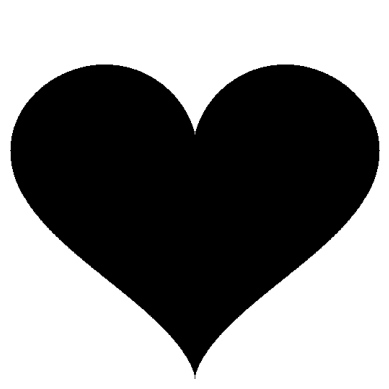
#> input picture heart.png, 389 x 389 px
$ jupyter execute lab3.3.x.ipynb
#> lines starting #> are read from the running program, lines starting #| are printed output that depends on the picture
[cell 1]
from PIL import Image
import matplotlib.pyplot as plt
import numpy as np
from PIL import ImageFilter
import math

# Load the image and convert to Grayscale (L) for clearer understanding of intensity transformations
original_img = Image.open("heart.png").convert('L')
print("Image loaded.")

def show_comparison(img_original, img_transformed, title_transformed):
    plt.figure(figsize=(15, 5))

    # Original
    plt.subplot(1, 3, 2)
    plt.imshow(img_original, cmap='gray', vmin=0, vmax=255)
    plt.title("Original Image")
    plt.axis('off')

    # Transformed
    plt.subplot(1, 3, 3)
    plt.imshow(img_transformed, cmap='gray', vmin=0, vmax=255)
    plt.title(title_transformed)
    plt.axis('off')

    plt.show()

def equalize_histogram(img):
    histogram = img.histogram()
    total_pixels = sum(histogram)

    # 2. Calculate the Cumulative Distribution Function (CDF) and create LUT
    # We perform a cumulative sum and normalize it immediately to 0-255
    equalization_lut = []
    cumulative_sum = 0

    for count in histogram:
        cumulative_sum += count
        s = (cumulative_sum / total_pixels) * 255
        equalization_lut.append(int(s))

    # 3. Apply the LUT
    equalized_img = img.point(equalization_lut)
    return equalized_img

[cell 2]
# --- PARAMETERS TO PLAY WITH ---
size = (3, 3) # Grid dimensions (width, height). Try (5, 5) for stronger blur.

# A Box filter uses all 1s.
# We must create a list with length = width * height.
weights = [1] * (size[0] * size[1])

# We must divide the sum by the number of pixels to average them (Normalization).
scale = sum(weights)
# -------------------------------

# 1. Define the Kernel
# size: tuple of dimensions
# kernel: flat list of weights
# scale: divides the result (essential for averaging!)
# offset: adds to the result (usually 0)
box_kernel = ImageFilter.Kernel(size, weights, scale=scale, offset=0)

# 2. Apply the Kernel
interations = 100  # Number of times to apply the filter
box_blurred_img = original_img.filter(box_kernel)
for _ in range(interations):
    box_blurred_img = box_blurred_img.filter(box_kernel)
#> this loop made 100 passes
#> pass 1, `box_blurred_img = box_blurred_img.filter(box_kernel)`:
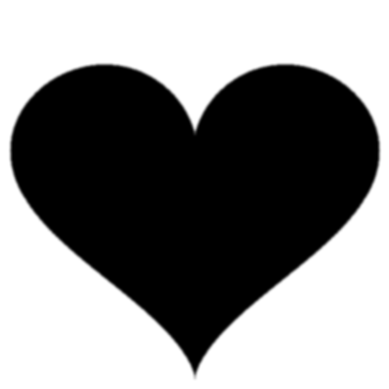
#> box_blurred_img: PIL image 389x389 L; min 0, max 255, mean 135.6
#> after the loop:
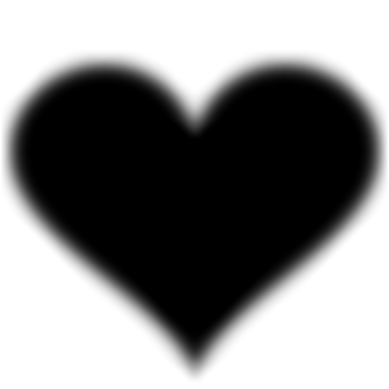
#> box_blurred_img: PIL image 389x389 L; min 0, max 255, mean 136

# 3. Visualize
show_comparison(original_img, box_blurred_img, f"Box Blur {size}")
#> in show_comparison, `plt.show()`:
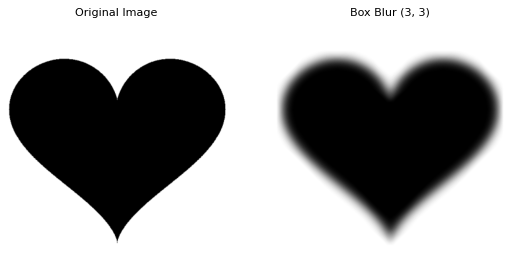
#> figure drawn by matplotlib, 2 panels

[cell 3]
# --- PARAMETERS TO PLAY WITH ---
# This is a fixed 3x3 Gaussian approximation.
# Try changing the center '4' to '8' (and update scale total) -> less blur.
# Try changing the center '4' to '1' -> heavy blur.
# -------------------------------

# 1. Define the weights
# Note: The sum of these weights is 1 + 2 + 1 + 2 + 4 + 2 + 1 + 2 + 1 = 16
gaussian_weights = [
    1, 2, 1,
    2, 4, 2,
    1, 2, 1
]

# We divide by the sum (16) to maintain image brightness.
scale = sum(gaussian_weights)

# 2. Define the Kernel
gaussian_kernel = ImageFilter.Kernel((3, 3), gaussian_weights, scale=scale)

# 3. Apply the Kernel
interations = 100  # Number of times to apply the filter
gaussian_img = original_img.filter(gaussian_kernel)
for _ in range(interations):
    gaussian_img = gaussian_img.filter(gaussian_kernel)

# 4. Visualize
show_comparison(original_img, gaussian_img, "Gaussian Blur (3x3)")

[cell 4]
# use the gaussian image from here onward
#original_img = gaussian_img

[cell 5]
# --- FIRST ORDER DERIVATIVE KERNELS ---
# Sobel is standard, but you can try the "Prewitt" filter by changing the '2's to '1's.
# -------------------------------

# 1a. Define the raw gradient Filter Kernels
# Vertical Edge Detector (Responds to Left/Right changes)
w_x_weights = [
    0, 0, 0,
    -0.5, 0, 0.5,
    0, 0, 0
]
# Horizontal Edge Detector (Responds to Top/Bottom changes)
w_y_weights = [
    0, -0.5, 0,
     0,  0,  0,
     0,  0.5, 0
]

"""
# 1b. Define the Sobel Filter Kernels
# Vertical Edge Detector (Responds to Left/Right changes)
w_x_weights = [
    -1, 0, 1,
    -2, 0, 2,
    -1, 0, 1
]
# Horizontal Edge Detector (Responds to Top/Bottom changes)
w_y_weights = [
    -1, -2, -1,
     0,  0,  0,
     1,  2, 1
]
#"""

# 2. Apply Filters separately
# We use Pillow to filter, but we convert to 'I' (32-bit Integer) mode
# so we don't lose negative values (gradients can be negative!)
img_i = original_img.convert('I') # Allows negative numbers
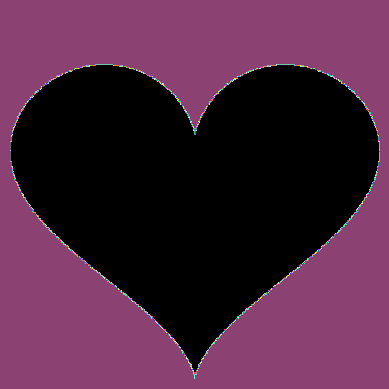
#> img_i: PIL image 389x389 I; 250 distinct labels, from 0 to 255; one colour per label, 0 black

Gx_img = img_i.filter(ImageFilter.Kernel((3, 3), w_x_weights, scale=1))
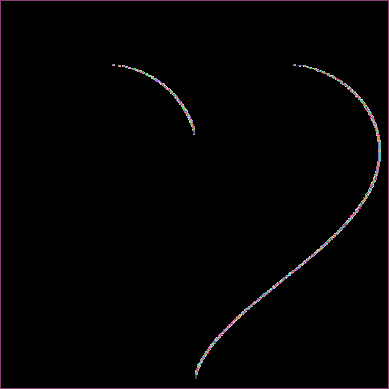
#> Gx_img: PIL image 389x389 I; 130 distinct labels, from 0 to 255; one colour per label, 0 black
Gy_img = img_i.filter(ImageFilter.Kernel((3, 3), w_y_weights, scale=1))
#> Gy_img: PIL image 389x389 I; 129 distinct labels, from 0 to 255

# 3. Combine them (The Gradient Magnitude)
# We switch to Numpy for the math: sqrt(Gx^2 + Gy^2)
Gx = np.array(Gx_img)
Gy = np.array(Gy_img)

# Calculate magnitude
magnitude = np.sqrt(Gx**2 + Gy**2)
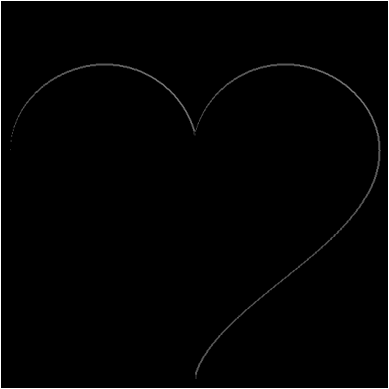
#> magnitude: shape (389, 389) float64; min 0, max 360.6, mean 4.8; drawn with min black and max white
#magnitude = np.abs(Gx) + np.abs(Gy)

# Normalize to 0-255 for display
magnitude = (magnitude / magnitude.max()) * 255
sobel_filtered_image = Image.fromarray(magnitude.astype(np.uint8))

# 4. Visualize
plt.figure(figsize=(20, 10))
plt.subplot(1, 4, 1); plt.imshow(original_img, cmap='gray'); plt.title("Original image)"); plt.axis('off')
plt.subplot(1, 4, 2); plt.imshow(Gx, cmap='gray'); plt.title("Gradient X (Vertical Edges)"); plt.axis('off')
plt.subplot(1, 4, 3); plt.imshow(Gy, cmap='gray'); plt.title("Gradient Y (Horizontal Edges)"); plt.axis('off')
plt.subplot(1, 4, 4); plt.imshow(sobel_filtered_image, cmap='gray'); plt.title("Combined Gradient"); plt.axis('off')
plt.tight_layout()
plt.show()

[cell 6]
# --- SECOND ORDER DERIVATIVE KERNELS ---

# --- PARAMETERS TO PLAY WITH ---
# The center value controls the sharpness intensity.
# Try center = 5 (Standard sharp)
# Try center = 4 (Edge detection only - image becomes mostly black)
center_val = 4
# -------------------------------

# 1. Define the weights
# Standard Laplacian Sharpening (4-neighbor)
laplacian_weights = [
     0,         -1,          0,
    -1,  center_val,        -1,
     0,         -1,          0
]

# If center_val is 5 and neighbors sum to -4, scale is 1.
scale = sum(laplacian_weights)

# Safety check: if parameters create a sum of 0, we avoid division by zero
if scale == 0: scale = 1

# 2. Define Kernel
sharpen_kernel = ImageFilter.Kernel((3, 3), laplacian_weights, scale=scale)

# 3. Apply Sharpening
sharpened_img = original_img.filter(sharpen_kernel)

# 4. Visualize
show_comparison(original_img, sharpened_img, "Laplacian Sharpening")
if center_val == 4:
    print("Applying Histogram Equalization...")
    equalized_img = equalize_histogram(sharpened_img)
#> in equalize_histogram, `histogram = img.histogram()`: histogram = 256 values, max 147797 at index 0, min 0 at index 132, mean 591.1
#> in equalize_histogram, `total_pixels = sum(histogram)`: total_pixels = 151321
#> the loop in equalize_histogram, `for count in histogram:` made 256 passes
#> (count, cumulative_sum, s) on passes 1 to 3: (147797, 147797, 249.1), (86, 147883, 249.2), (34, 147917, 249.3)
#> after the loop in equalize_histogram, `for count in histogram:`: equalization_lut = 256 values from 249 to 255
    show_comparison(sharpened_img, equalized_img, "Image enhancement")

$ run again, with rose.tif saved as heart.png
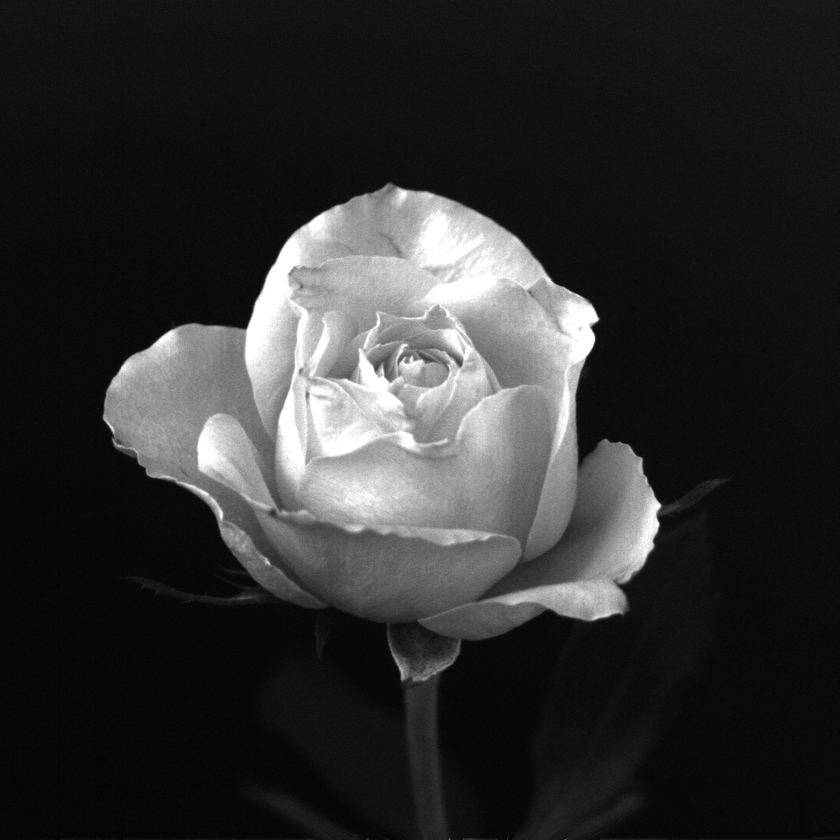
#> input picture rose.tif, 840 x 840 px, shrunk from 1024 x 1024 before the run
#> original_img is the input picture: PIL image 840x840 L; min 0, max 255, mean 46.8
#> `plt.show()`:
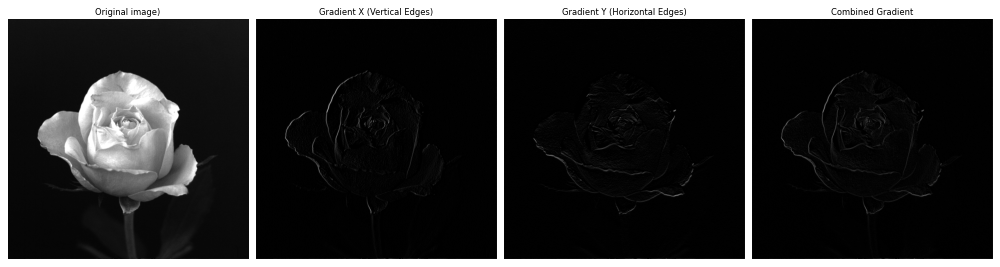
#> figure drawn by matplotlib, 4 panels
#> histogram = 256 values, max 380072 at index 0, min 0 at index 112, mean 2756.2
#> total_pixels = 705600
#> the loop in equalize_histogram, `for count in histogram:` made 256 passes
#> (count, cumulative_sum, s) on passes 1 to 3: (380072, 380072, 137.4), (40650, 420722, 152), (38126, 458848, 165.8)
#> after the loop in equalize_histogram, `for count in histogram:`: equalization_lut = 256 values from 137 to 255
#> in equalize_histogram, `equalized_img = img.point(equalization_lut)`:
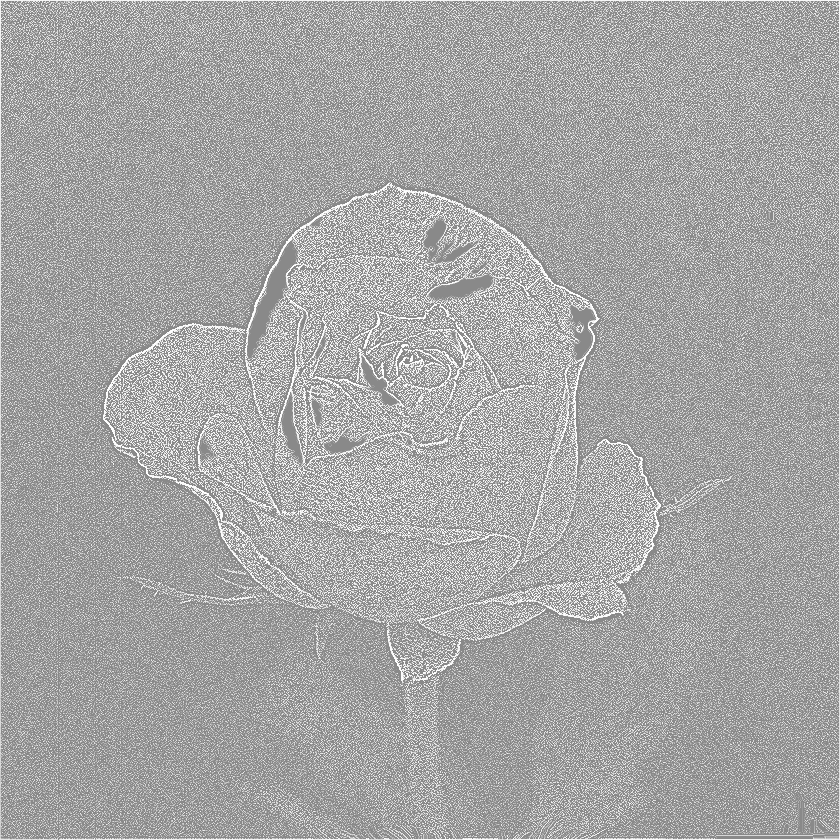
#> equalized_img: PIL image 840x840 L; min 137, max 255, mean 166.1
